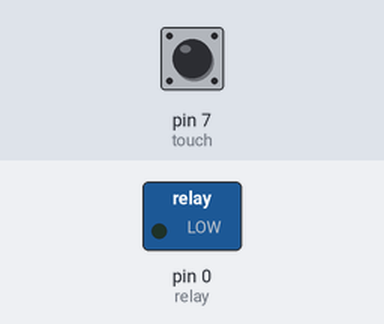
The sketch below on a simulated Arduino Uno, built with avr-gcc and run on an emulated ATmega328P. Shown: switched loads named in the sketch (green lamp = pin HIGH). Inputs (shaded band) come from the test bench; at power-on: pin 7 (touch) LOW.

Above: at 1.2 s.
1.3 s: pin 7 (touch) pulled HIGH for 0.15 s
At 1.37 s:
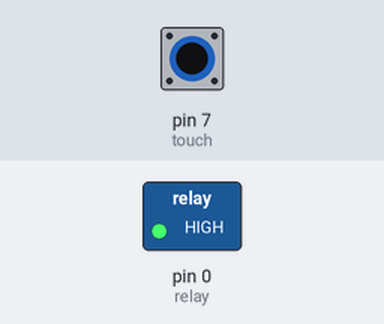
2.9 s: pin 7 (touch) pulled HIGH for 3.2 s
At 7.2 s:
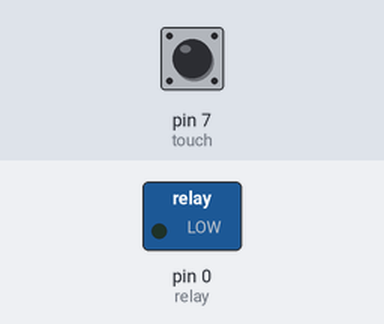
Timing chart, 0 to 8.7 s (numbered marks = the images above; inputs shaded):
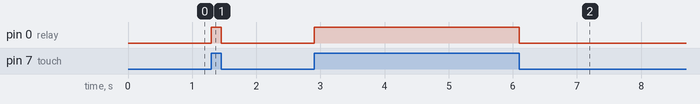

Measured:
- after the input at 1.3 s, pin 0 (relay): LOW → HIGH at once, → LOW 0.15 s later
- after the input at 2.9 s, pin 0 (relay): LOW → HIGH at once, → LOW 3.2 s later

The sketch:

touchsensor_relay_program.ino
```cpp
int touch=7;
int relay=0;
void setup() {
 pinMode(touch , INPUT);
 pinMode(relay , OUTPUT);
 }

void loop() {
  int tin=digitalRead(touch);

  if(tin==1){
   digitalWrite(relay,HIGH);
  }
  else{
    digitalWrite(relay,LOW);
  }


}
```
